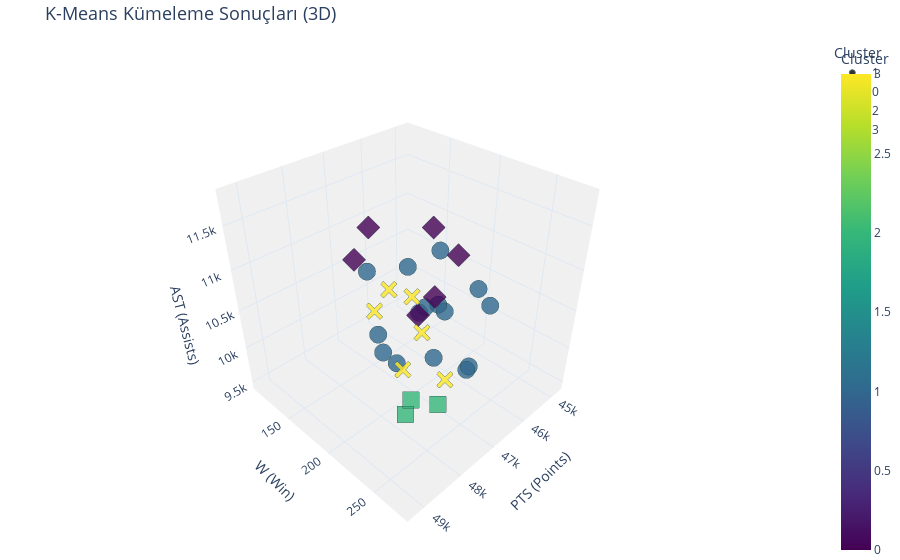

The code cell stored with this chart in its notebook:
### Code cell
import plotly.express as px

# 3D scatter plot
fig = px.scatter_3d(
    general_stats_last_10_years, 
    x='PTS', 
    y='W', 
    z='AST', 
    color='cluster', 
    symbol='cluster',
    size_max=10,
    title='K-Means Kümeleme Sonuçları (3D)',
    opacity=0.8,
    color_continuous_scale=px.colors.sequential.Viridis, # Daha güzel bir renk paleti
    labels={
        "PTS": "Points Scored",
        "W": "Win",
        "AST": "Assists",
        "cluster": "Cluster"
    }
)

# Grafik düzenlemeleri
fig.update_layout(
    scene=dict(
        xaxis=dict(title='PTS (Points)', titlefont=dict(size=14), backgroundcolor="rgb(240, 240, 240)"),
        yaxis=dict(title='W (Win)', titlefont=dict(size=14), backgroundcolor="rgb(240, 240, 240)"),
        zaxis=dict(title='AST (Assists)', titlefont=dict(size=14), backgroundcolor="rgb(240, 240, 240)"),
    ),
    scene_camera=dict(eye=dict(x=1.5, y=1.5, z=1.5)),  # Perspektif
    margin=dict(l=0, r=0, b=0, t=40),  # Kenar boşlukları
    legend=dict(title="Cluster", font=dict(size=12)),
    title_font=dict(size=18),
    template="plotly_white"  # Beyaz arka plan
)

# Veri noktalarını belirginleştirme
fig.update_traces(marker=dict(size=6, line=dict(width=1, color='DarkSlateGrey')))

# Grafiği göster
fig.show()

### Figure 1 — Plotly figure (JSON) as saved in the notebook; plotly's stock layout.template omitted (floating-point values rounded to 4 significant figures)
{"data": [{"hovertemplate": "Cluster=%{marker.color}<br>Points Scored=%{x}<br>Win=%{y}<br>Assists=%{z}<extra></extra>", "legendgroup": "1", "marker": {"color": [1, 1, 1, 1, 1, 1, 1, 1, 1, 1, 1, 1, 1, 1, 1], "coloraxis": "coloraxis", "line": {"color": "DarkSlateGrey", "width": 1}, "opacity": 0.8, "size": 6, "symbol": "circle"}, "mode": "markers", "name": "1", "scene": "scene", "showlegend": true, "type": "scatter3d", "x": [47923, 44949, 46063, 45358, 44761, 47043, 46019, 46750, 45702, 46718, 45386, 47104, 46707, 46928, 47049], "y": [196, 154, 191, 210, 107, 164, 241, 201, 216, 210, 176, 255, 167, 201, 148], "z": [10476, 10560, 10321, 10480, 10001, 9713, 10644, 10537, 9512, 9912, 9937, 10250, 9469, 10514, 10719]}, {"hovertemplate": "Cluster=%{marker.color}<br>Points Scored=%{x}<br>Win=%{y}<br>Assists=%{z}<extra></extra>", "legendgroup": "0", "marker": {"color": [0, 0, 0, 0, 0, 0], "coloraxis": "coloraxis", "line": {"color": "DarkSlateGrey", "width": 1}, "opacity": 0.8, "size": 6, "symbol": "diamond"}, "mode": "markers", "name": "0", "scene": "scene", "showlegend": true, "type": "scatter3d", "x": [47340, 47898, 46883, 48519, 48146, 47186], "y": [215, 267, 212, 201, 258, 158], "z": [10695, 11811, 11563, 11514, 11411, 11338]}, {"hovertemplate": "Cluster=%{marker.color}<br>Points Scored=%{x}<br>Win=%{y}<br>Assists=%{z}<extra></extra>", "legendgroup": "2", "marker": {"color": [2, 2, 2], "coloraxis": "coloraxis", "line": {"color": "DarkSlateGrey", "width": 1}, "opacity": 0.8, "size": 6, "symbol": "square"}, "mode": "markers", "name": "2", "scene": "scene", "showlegend": true, "type": "scatter3d", "x": [48581, 48305, 49284], "y": [278, 244, 276], "z": [10535, 10165, 10657]}, {"hovertemplate": "Cluster=%{marker.color}<br>Points Scored=%{x}<br>Win=%{y}<br>Assists=%{z}<extra></extra>", "legendgroup": "3", "marker": {"color": [3, 3, 3, 3, 3, 3], "coloraxis": "coloraxis", "line": {"color": "DarkSlateGrey", "width": 1}, "opacity": 0.8, "size": 6, "symbol": "x"}, "mode": "markers", "name": "3", "scene": "scene", "showlegend": true, "type": "scatter3d", "x": [47559, 47759, 47803, 47540, 48061, 47883], "y": [250, 234, 226, 193, 199, 220], "z": [10226, 10742, 11108, 10903, 10824, 10203]}], "layout": {"coloraxis": {"colorbar": {"title": {"text": "Cluster"}}, "colorscale": [[0, "#440154"], [0.1111, "#482878"], [0.2222, "#3e4989"], [0.3333, "#31688e"], [0.4444, "#26828e"], [0.5556, "#1f9e89"], [0.6667, "#35b779"], [0.7778, "#6ece58"], [0.8889, "#b5de2b"], [1, "#fde725"]]}, "legend": {"font": {"size": 12}, "title": {"text": "Cluster"}, "tracegroupgap": 0}, "margin": {"b": 0, "l": 0, "r": 0, "t": 40}, "scene": {"camera": {"eye": {"x": 1.5, "y": 1.5, "z": 1.5}}, "domain": {"x": [0, 1], "y": [0, 1]}, "xaxis": {"backgroundcolor": "rgb(240, 240, 240)", "title": {"font": {"size": 14}, "text": "PTS (Points)"}}, "yaxis": {"backgroundcolor": "rgb(240, 240, 240)", "title": {"font": {"size": 14}, "text": "W (Win)"}}, "zaxis": {"backgroundcolor": "rgb(240, 240, 240)", "title": {"font": {"size": 14}, "text": "AST (Assists)"}}}, "title": {"font": {"size": 18}, "text": "K-Means Kümeleme Sonuçları (3D)"}}}
